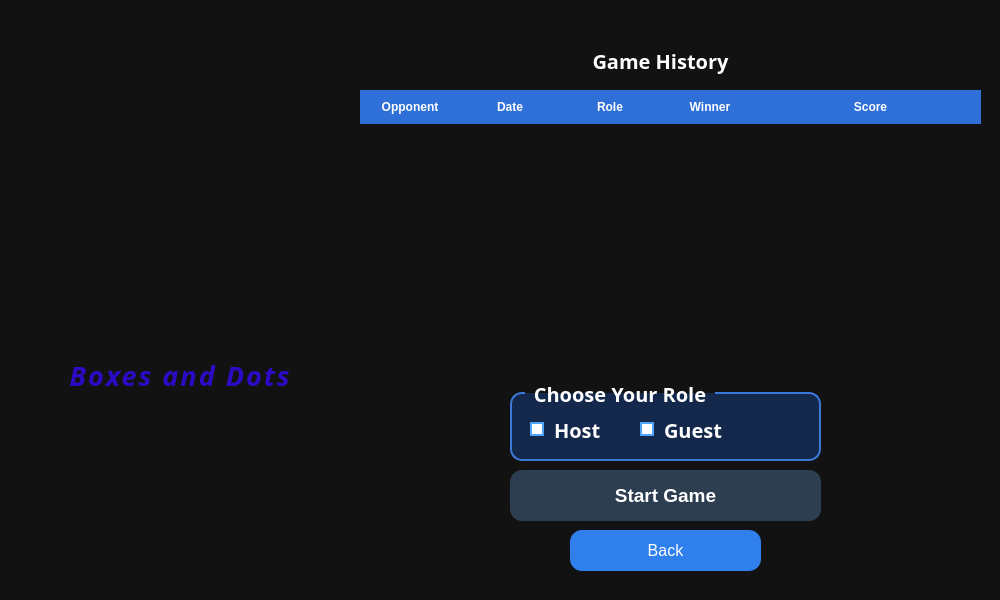
<?xml version="1.0" encoding="UTF-8"?>
<ui version="4.0">
 <class>GameWindow</class>
 <widget class="QWidget" name="GameWindow">
  <property name="geometry">
   <rect>
    <x>0</x>
    <y>0</y>
    <width>1000</width>
    <height>600</height>
   </rect>
  </property>
  <property name="maximumSize">
   <size>
    <width>1000</width>
    <height>700</height>
   </size>
  </property>
  <property name="windowTitle">
   <string>Form</string>
  </property>
  <property name="styleSheet">
   <string notr="true">background-color:#121212;</string>
  </property>
  <widget class="QGroupBox" name="connectionGroupBox">
   <property name="geometry">
    <rect>
     <x>510</x>
     <y>380</y>
     <width>311</width>
     <height>81</height>
    </rect>
   </property>
   <property name="font">
    <font>
     <family>Sitka Text</family>
     <pointsize>-1</pointsize>
     <bold>true</bold>
    </font>
   </property>
   <property name="styleSheet">
    <string notr="true">QGroupBox{
    color:white;
    font-size:20px;
    font-weight:bold;

    border:2px solid #3C78D8;
    border-radius:12px;

    margin-top:12px;

    background-color:#13284A;
}

QGroupBox::title{
    subcontrol-origin: margin;
    left:15px;
    padding:0 6px;
}</string>
   </property>
   <property name="title">
    <string>Choose Your Role</string>
   </property>
   <widget class="QRadioButton" name="hostRadioButton">
    <property name="geometry">
     <rect>
      <x>20</x>
      <y>19</y>
      <width>201</width>
      <height>61</height>
     </rect>
    </property>
    <property name="font">
     <font>
      <family>Sitka Text</family>
      <pointsize>-1</pointsize>
      <bold>true</bold>
     </font>
    </property>
    <property name="styleSheet">
     <string notr="true">QRadioButton
{
    color: white;
    font-size:20px;
    font-weight:bold;

    spacing:10px;

    background:transparent;
}

QRadioButton::indicator:unchecked
{
    border:2px solid #4EA3FF;
    border-radius:9px;
    background:white;
}
QRadioButton::indicator:checked
{
    border:2px solid white;
    border-radius:9px;
    background:#4EA3FF;
}</string>
    </property>
    <property name="text">
     <string>Host</string>
    </property>
   </widget>
   <widget class="QRadioButton" name="guestRadioButton">
    <property name="geometry">
     <rect>
      <x>130</x>
      <y>9</y>
      <width>151</width>
      <height>81</height>
     </rect>
    </property>
    <property name="font">
     <font>
      <family>Sitka Text</family>
      <pointsize>-1</pointsize>
      <bold>true</bold>
     </font>
    </property>
    <property name="styleSheet">
     <string notr="true">QRadioButton
{
    color: white;
    font-size:20px;
    font-weight:bold;

    spacing:10px;

    background:transparent;
}
QRadioButton::indicator:unchecked
{
    border:2px solid #4EA3FF;
    border-radius:9px;
    background:white;
}
QRadioButton::indicator:checked
{
    border:2px solid white;
    border-radius:9px;
    background:#4EA3FF;
}</string>
    </property>
    <property name="text">
     <string>Guest</string>
    </property>
   </widget>
  </widget>
  <widget class="QLabel" name="historyTitleLabel">
   <property name="geometry">
    <rect>
     <x>270</x>
     <y>30</y>
     <width>781</width>
     <height>61</height>
    </rect>
   </property>
   <property name="font">
    <font>
     <family>Sitka Text</family>
     <pointsize>15</pointsize>
     <bold>true</bold>
    </font>
   </property>
   <property name="styleSheet">
    <string notr="true">color:white;

background:transparent;</string>
   </property>
   <property name="text">
    <string>Game History</string>
   </property>
   <property name="alignment">
    <set>Qt::AlignmentFlag::AlignCenter</set>
   </property>
  </widget>
  <widget class="QTableWidget" name="historyTable">
   <property name="geometry">
    <rect>
     <x>360</x>
     <y>90</y>
     <width>621</width>
     <height>281</height>
    </rect>
   </property>
   <property name="font">
    <font>
     <pointsize>12</pointsize>
     <bold>true</bold>
    </font>
   </property>
   <property name="autoFillBackground">
    <bool>false</bool>
   </property>
   <property name="styleSheet">
    <string notr="true">QTableWidget{

background:transparent;

alternate-background-color:#17345E;

color:white;



border-radius:15px;

gridline-color:#2F5A98;

selection-background-color:#4EA3FF;

selection-color:white;
}

QHeaderView::section{

background:#2E6FD8;

color:white;

font-weight:bold;

border:none;

height:34px;
}

QTableCornerButton::section{

background:#2E6FD8;
border:none;
}</string>
   </property>
   <property name="editTriggers">
    <set>QAbstractItemView::EditTrigger::NoEditTriggers</set>
   </property>
   <property name="alternatingRowColors">
    <bool>true</bool>
   </property>
   <property name="selectionMode">
    <enum>QAbstractItemView::SelectionMode::SingleSelection</enum>
   </property>
   <property name="selectionBehavior">
    <enum>QAbstractItemView::SelectionBehavior::SelectRows</enum>
   </property>
   <property name="showGrid">
    <bool>false</bool>
   </property>
   <attribute name="horizontalHeaderVisible">
    <bool>true</bool>
   </attribute>
   <attribute name="horizontalHeaderStretchLastSection">
    <bool>true</bool>
   </attribute>
   <column>
    <property name="text">
     <string>Opponent</string>
    </property>
    <property name="font">
     <font>
      <pointsize>12</pointsize>
      <bold>true</bold>
     </font>
    </property>
    <property name="background">
     <color>
      <red>125</red>
      <green>125</green>
      <blue>125</blue>
     </color>
    </property>
    <property name="foreground">
     <brush brushstyle="NoBrush">
      <color alpha="255">
       <red>85</red>
       <green>0</green>
       <blue>255</blue>
      </color>
     </brush>
    </property>
   </column>
   <column>
    <property name="text">
     <string>Date</string>
    </property>
    <property name="font">
     <font>
      <pointsize>12</pointsize>
      <bold>true</bold>
     </font>
    </property>
    <property name="background">
     <color>
      <red>125</red>
      <green>125</green>
      <blue>125</blue>
     </color>
    </property>
    <property name="foreground">
     <brush brushstyle="NoBrush">
      <color alpha="255">
       <red>85</red>
       <green>0</green>
       <blue>255</blue>
      </color>
     </brush>
    </property>
   </column>
   <column>
    <property name="text">
     <string>Role</string>
    </property>
    <property name="font">
     <font>
      <pointsize>12</pointsize>
      <bold>true</bold>
     </font>
    </property>
    <property name="background">
     <color>
      <red>125</red>
      <green>125</green>
      <blue>125</blue>
     </color>
    </property>
    <property name="foreground">
     <brush brushstyle="NoBrush">
      <color alpha="255">
       <red>85</red>
       <green>0</green>
       <blue>255</blue>
      </color>
     </brush>
    </property>
   </column>
   <column>
    <property name="text">
     <string>Winner</string>
    </property>
    <property name="font">
     <font>
      <pointsize>12</pointsize>
      <bold>true</bold>
     </font>
    </property>
    <property name="background">
     <color>
      <red>125</red>
      <green>125</green>
      <blue>125</blue>
     </color>
    </property>
    <property name="foreground">
     <brush brushstyle="NoBrush">
      <color alpha="255">
       <red>85</red>
       <green>0</green>
       <blue>255</blue>
      </color>
     </brush>
    </property>
   </column>
   <column>
    <property name="text">
     <string>Score</string>
    </property>
    <property name="font">
     <font>
      <pointsize>12</pointsize>
      <bold>true</bold>
     </font>
    </property>
    <property name="background">
     <color>
      <red>125</red>
      <green>125</green>
      <blue>125</blue>
     </color>
    </property>
    <property name="foreground">
     <brush brushstyle="NoBrush">
      <color alpha="255">
       <red>85</red>
       <green>0</green>
       <blue>255</blue>
      </color>
     </brush>
    </property>
   </column>
  </widget>
  <widget class="QPushButton" name="startGameButton">
   <property name="geometry">
    <rect>
     <x>510</x>
     <y>470</y>
     <width>311</width>
     <height>51</height>
    </rect>
   </property>
   <property name="styleSheet">
    <string notr="true">QPushButton{

background:#2C3E50;

color:white;

border:none;

border-radius:12px;

min-height:50px;

font-size:14pt;

font-weight:bold;

}

QPushButton:hover{

background:#3A86FF;

}

QPushButton:pressed{

background:#2563EB;

}</string>
   </property>
   <property name="text">
    <string>Start Game</string>
   </property>
  </widget>
  <widget class="QPushButton" name="backButton">
   <property name="geometry">
    <rect>
     <x>570</x>
     <y>530</y>
     <width>191</width>
     <height>41</height>
    </rect>
   </property>
   <property name="maximumSize">
    <size>
     <width>1000</width>
     <height>600</height>
    </size>
   </property>
   <property name="font">
    <font>
     <family>Segoe UI</family>
     <pointsize>12</pointsize>
     <italic>false</italic>
     <bold>false</bold>
    </font>
   </property>
   <property name="styleSheet">
    <string notr="true">QPushButton{

background:#2F80ED;

color:white;

border-radius:12px;

font:12pt &quot;Segoe UI&quot;;

}

QPushButton:hover{

background:#56CCF2;

}</string>
   </property>
   <property name="text">
    <string>Back</string>
   </property>
  </widget>
  <widget class="QLabel" name="gameTitleLabel">
   <property name="geometry">
    <rect>
     <x>40</x>
     <y>330</y>
     <width>281</width>
     <height>91</height>
    </rect>
   </property>
   <property name="font">
    <font>
     <family>Sitka Text</family>
     <pointsize>20</pointsize>
     <italic>true</italic>
     <bold>true</bold>
     <underline>false</underline>
     <strikeout>false</strikeout>
     <kerning>true</kerning>
    </font>
   </property>
   <property name="styleSheet">
    <string notr="true">color:#2c0ac6;
letter-spacing:2px;
background:transparent;

</string>
   </property>
   <property name="text">
    <string>Boxes and Dots</string>
   </property>
   <property name="alignment">
    <set>Qt::AlignmentFlag::AlignCenter</set>
   </property>
  </widget>
  <widget class="QLabel" name="backgroundLabel">
   <property name="geometry">
    <rect>
     <x>0</x>
     <y>0</y>
     <width>1001</width>
     <height>591</height>
    </rect>
   </property>
   <property name="text">
    <string/>
   </property>
   <property name="pixmap">
    <pixmap resource="resources.qrc">:/images/images/87.png</pixmap>
   </property>
   <property name="scaledContents">
    <bool>true</bool>
   </property>
   <property name="alignment">
    <set>Qt::AlignmentFlag::AlignCenter</set>
   </property>
  </widget>
  <zorder>backgroundLabel</zorder>
  <zorder>connectionGroupBox</zorder>
  <zorder>historyTitleLabel</zorder>
  <zorder>historyTable</zorder>
  <zorder>startGameButton</zorder>
  <zorder>backButton</zorder>
  <zorder>gameTitleLabel</zorder>
 </widget>
 <resources>
  <include location="resources.qrc"/>
 </resources>
 <connections/>
</ui>
